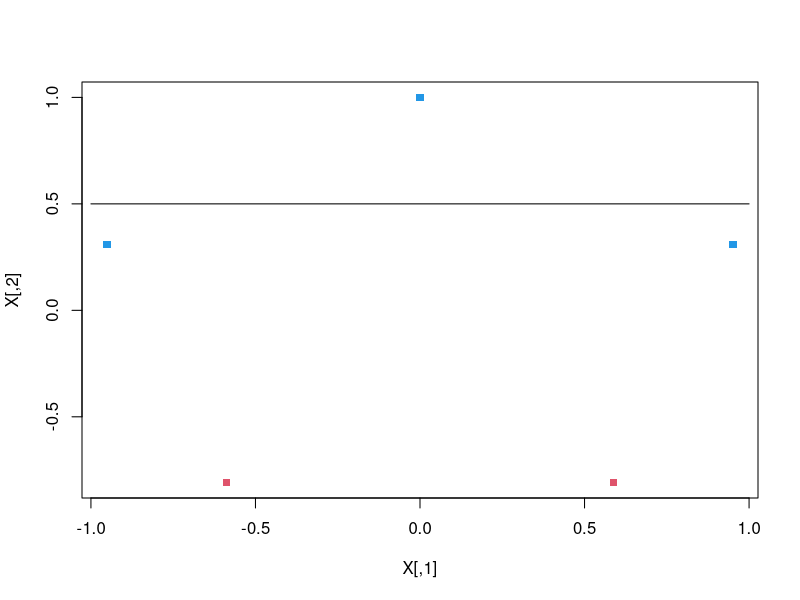
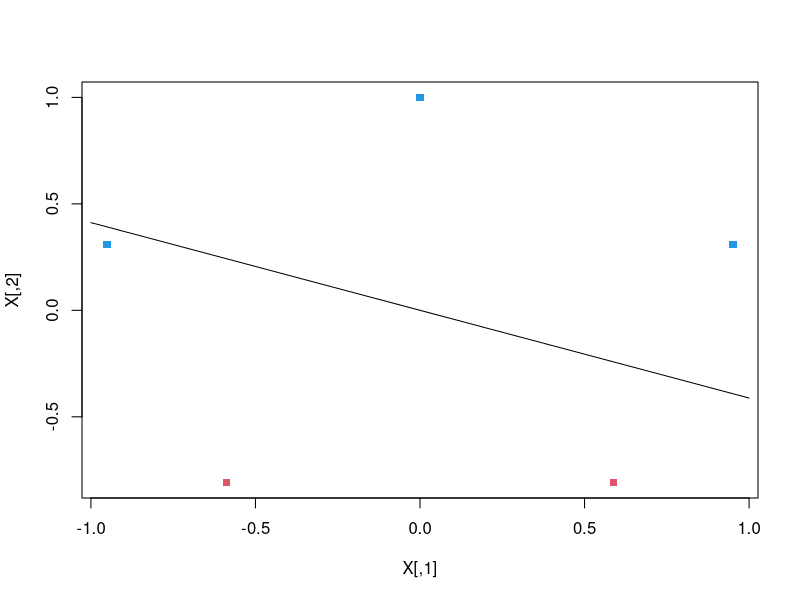
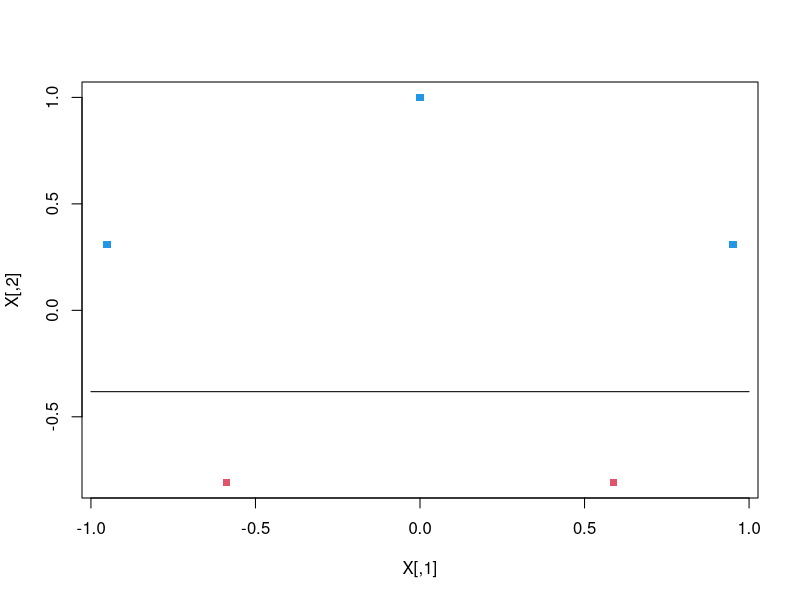

The R script that drew these images, in order:
rm(list = ls()) #delete object
cat("\014")
n         =     5   
p         =     2
i         =     1:n
X         =     matrix(0, nrow = n, ncol = p)
X[ ,1]    =     cos((4*i-3)/10 * pi)
X[ ,2]    =     sin((4*i-3)/10 * pi)
y         =     c(1,1,1,-1,-1)
beta0     =     matrix(0, nrow = 1, ncol = 3)
beta      =     matrix(0, nrow = 2, ncol = 3)

beta0[1]  =     -0.5
beta[,1]  =     c(0,1)

t         =     1
x_1       =     seq(-1,1,0.1)
x_2       =     -beta0[t]/beta[2,t] - beta[1,t]/beta[2,t] * x_1

plot(X, pch = 15, col = (y+3) )# plot the data
lines(x_1, x_2, col="black")

rho    =    0.5

DH     =    (X %*% beta[ ,t] + beta0[t]) / sqrt(sum(beta[ ,t]^2))*y
M      =    which(DH < 0)
indx   =    M[1]

beta[, t+1]    =    beta[ ,t] + rho * y[indx] * t(X[indx, ])
beta0[ ,t+1]   =    beta0[, t] + rho * y[indx]

t         =     t+1
x_1       =     seq(-1,1,0.1)
x_2       =     -beta0[t]/beta[2,t] - beta[1,t]/beta[2,t] * x_1

plot(X, pch = 15, col = (y+3) )
lines(x_1, x_2, col="black")

DH     =    (X %*% beta[ ,t] + beta0[t]) / sqrt(sum(beta[ ,t]^2))*y
M      =    which(DH < 0)
indx   =    M[1]

beta[, t+1]    =    beta[ ,t] + rho * y[indx] * t(X[indx, ])
beta0[ ,t+1]   =    beta0[, t] + rho * y[indx]

t         =     t+1
x_1       =     seq(-1,1,0.1)
x_2       =     -beta0[t]/beta[2,t] - beta[1,t]/beta[2,t] * x_1

plot(X, pch = 15, col = (y+3) )
lines(x_1, x_2, col="black")

DH     =    (X %*% beta[ ,t] + beta0[t]) / sqrt(sum(beta[ ,t]^2))*y
M      =    which(DH < 0)
indx   =    M[1]

